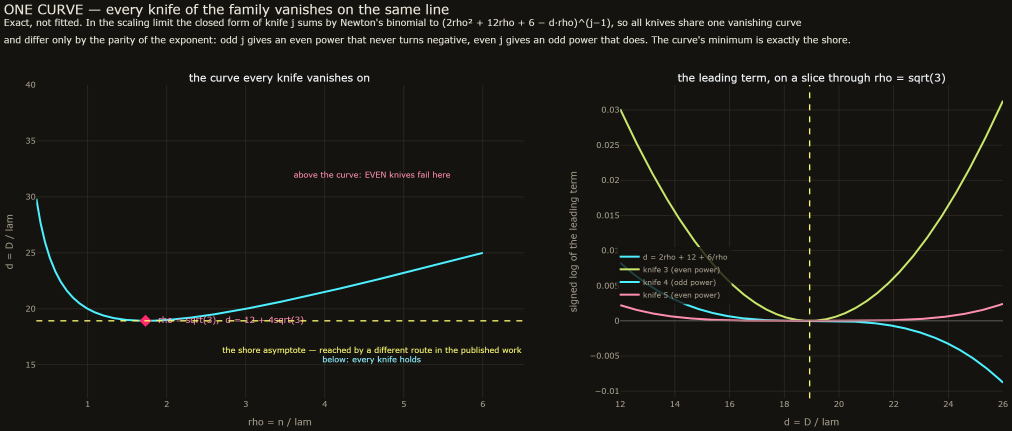
#> input picture article/visuals/one-curve.png, 3036 x 1292 px (shown at 1/3 size)
$ python one_curve.py
#> lines starting #> are read from the running program, lines starting #| are printed output that depends on the picture
"""ONE CURVE -- every knife of the family vanishes on the same line.

Result of the night of 2026-08-17/18 (results/SCALING_LIMIT_THEOREM.md). In the
scaling limit n = rho lam, D = d lam, lam -> infinity at fixed j, the closed form
of knife j sums by Newton's binomial to

    knife_j  ->  (2 rho^2 + 12 rho + 6 - d rho)^(j-1) / (6 (rho+1)^2)^(j-1)

so EVERY knife vanishes on the single curve d = 2 rho + 12 + 6 / rho, and the
only difference between knives is the PARITY of the exponent:

  * odd j  -> even power  -> never negative; those knives cannot cut, whatever d;
  * even j -> odd power   -> the knife holds exactly below the curve.

The curve's minimum sits at rho = sqrt(3), where d = 12 + 4 sqrt(3) = 18.928...,
which is exactly the shore asymptote obtained earlier by a completely different
route. So the even knives are tangent to the shore, not crossing it.

Drawn here: the curve, its minimum, the shore asymptote, and the sign of the
leading term on both sides for an even and an odd knife. Nothing is fitted --
every line is the exact formula.
"""

import sys
from pathlib import Path

import numpy as np
import plotly.graph_objects as go
from PIL import Image, ImageChops
from plotly.subplots import make_subplots

sys.path.insert(0, str(Path(__file__).resolve().parents[2] / "projects" / "qg-bootstrap" / "lab"))

rho = np.linspace(0.35, 6.0, 900)
curve = 2 * rho + 12 + 6 / rho
rho_star = np.sqrt(3.0)
d_star = 12 + 4 * np.sqrt(3.0)

fig = make_subplots(
    rows=1,
    cols=2,
    column_widths=[0.56, 0.44],
    horizontal_spacing=0.10,
    subplot_titles=(
        "the curve every knife vanishes on",
        "the leading term, on a slice through rho = sqrt(3)",
    ),
)

fig.add_trace(
    go.Scatter(
        x=rho,
        y=curve,
        mode="lines",
        name="d = 2rho + 12 + 6/rho",
        line=dict(color="#4df0ff", width=3),
    ),
    row=1,
    col=1,
)
fig.add_hline(y=d_star, line=dict(color="#f9f871", width=2, dash="dash"), row=1, col=1)
fig.add_trace(
    go.Scatter(
        x=[rho_star],
        y=[d_star],
        mode="markers+text",
        showlegend=False,
        marker=dict(color="#ff2a6d", size=14, symbol="diamond"),
        text=["  rho = sqrt(3),  d = 12 + 4sqrt(3)"],
        textposition="middle right",
        textfont=dict(color="#ff8fb0", size=13),
    ),
    row=1,
    col=1,
)
fig.add_annotation(
    x=4.6,
    y=d_star - 2.6,
    text="the shore asymptote — reached by a different route in the published work",
    showarrow=False,
    font=dict(color="#f9f871", size=12),
    row=1,
    col=1,
)
fig.add_annotation(
    x=4.6,
    y=32,
    text="above the curve: EVEN knives fail here",
    showarrow=False,
    font=dict(color="#ff8fb0", size=12),
    row=1,
    col=1,
)
fig.add_annotation(
    x=4.6,
    y=15.5,
    text="below: every knife holds",
    showarrow=False,
    font=dict(color="#8ff0ff", size=12),
    row=1,
    col=1,
)

d_line = np.linspace(12.0, 26.0, 600)
base = 2 * rho_star**2 + 12 * rho_star + 6 - d_line * rho_star
den = (6 * (rho_star + 1) ** 2) ** 1.0
for j, col in ((3, "#c9e86b"), (4, "#4df0ff"), (5, "#ff8fb0")):
    y = np.sign(base) * np.abs(base / den) ** (j - 1) * (1 if (j - 1) % 2 == 0 else 1)
    y = (base / den) ** (j - 1)
    fig.add_trace(
        go.Scatter(
            x=d_line,
            y=np.sign(y) * np.log10(1 + np.abs(y)),
            mode="lines",
            name=f"knife {j} ({'even' if (j - 1) % 2 == 0 else 'odd'} power)",
            line=dict(color=col, width=3),
        ),
        row=1,
        col=2,
    )
fig.add_vline(y0=0, x=d_star, line=dict(color="#f9f871", width=2, dash="dash"), row=1, col=2)
fig.add_hline(y=0, line=dict(color="#6a6252", width=1), row=1, col=2)

fig.update_layout(
    template="plotly_dark",
    paper_bgcolor="#14130f",
    plot_bgcolor="#14130f",
    title=dict(
        text="ONE CURVE — every knife of the family vanishes on the same line"
        "<br><sup>Exact, not fitted. In the scaling limit the closed form of "
        "knife j sums by Newton's binomial to (2rho² + 12rho + 6 − d·rho)^(j−1), "
        "so all knives share one vanishing curve<br>and differ only by the parity "
        "of the exponent: odd j gives an even power that never turns negative, "
        "even j gives an odd power that does. The curve's minimum is exactly the "
        "shore.</sup>",
        font=dict(color="#ede8dc", size=20),
        x=0.02,
        y=0.95,
    ),
    xaxis=dict(title="rho = n / lam", color="#a8a08e", gridcolor="#322e26"),
    yaxis=dict(title="d = D / lam", color="#a8a08e", gridcolor="#322e26", range=[12, 40]),
    xaxis2=dict(title="d = D / lam", color="#a8a08e", gridcolor="#322e26"),
    yaxis2=dict(title="signed log of the leading term", color="#a8a08e", gridcolor="#322e26"),
    legend=dict(font=dict(color="#a8a08e", size=11), x=0.60, y=0.30, bgcolor="rgba(20,19,15,0.8)"),
    margin=dict(l=80, r=30, t=140, b=70),
    width=1560,
    height=680,
)

out = Path(__file__).resolve().parent / "one-curve.png"
fig.write_image(str(out), scale=2)
im = Image.open(out).convert("RGB")
#> im is the input picture: PIL image 3036x1292 RGB; mean R, G, B 25.8, 25.1, 20.5
bg = Image.new("RGB", im.size, (20, 19, 15))
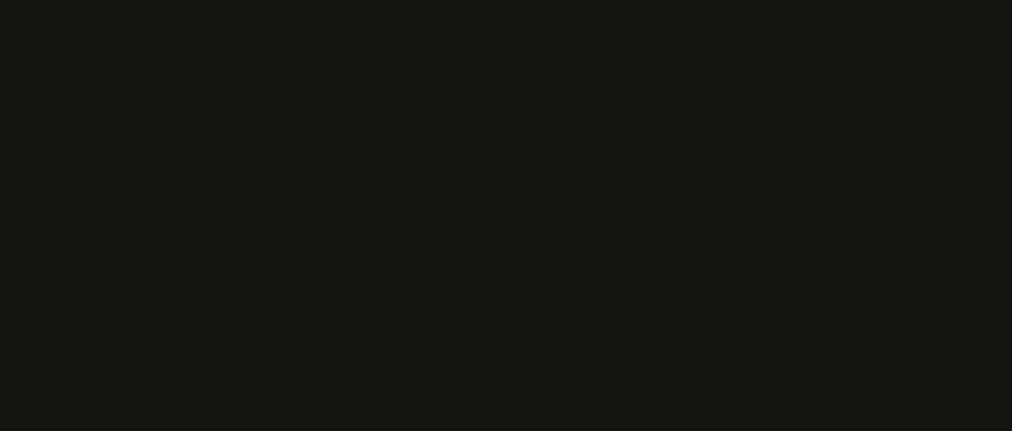
#> bg: PIL image 3036x1292 RGB (shown at 1/3 size); mean R, G, B 20, 19, 15
bbox = ImageChops.difference(im, bg).convert("L").point(lambda v: 255 if v > 10 else 0).getbbox()
#> bbox = (12, 12, 3024, 1280)
pad = 12
im.crop(
    (
        max(0, bbox[0] - pad),
        max(0, bbox[1] - pad),
        min(im.width, bbox[2] + pad),
        min(im.height, bbox[3] + pad),
    )
).save(out)
print("saved", out, Image.open(out).size)
